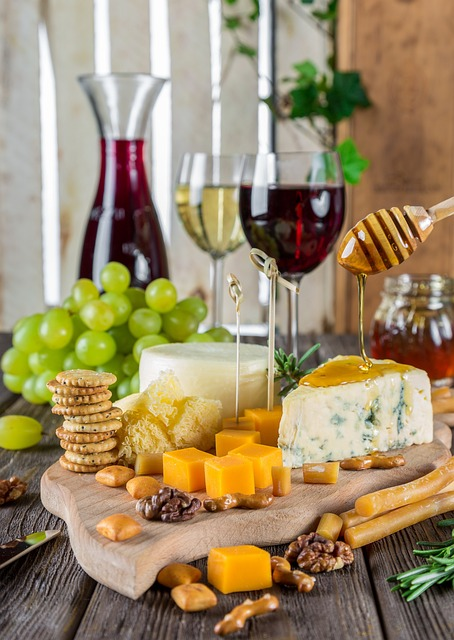
#> input picture data/pictures/cheese.jpg, 454 x 640 px
$ python psnr.py ../../../data/pictures/cheese.jpg ../../../data/pictures/event.jpg
#> lines starting #> are read from the running program, lines starting #| are printed output that depends on the picture
### src/colorization_metrics/utils.py
"""Provides utility functions for various tasks.

This module provides utility functions for working with image files,
    specifically retrieving the names of image files in a directory and ensuring correct
    pairing of files based on their numbering.

Constants:
    IMAGE_EXTENSIONS (tuple[str]): List of supported image file extensions.
    COLOR_SPACES (tuple[str]): List of supported color spaces.
"""

import re
import signal
import sys
from enum import Enum
from pathlib import Path
from types import TracebackType
from typing import Self, TypeVar

import av
import numpy as np
from numpy.typing import NDArray
from skimage.transform import resize

# ------------------------------------------------------------
# CONSTANTS
# ------------------------------------------------------------

COLOR_IMAGE_SHAPE = 3
"""Shape of a NumPy array of a color image."""
COLOR_IMAGE_CHANNELS = 3
"""Channel number of a NumPy array of a color image."""
RANDOM_SEED = 1984
"""Seed used for random."""
METRICS_MODELS_DIR = Path("results") / "metrics_model"
"""Directory where metrics models are saved for later use."""


# ------------------------------------------------------------
# CLASSES
# ------------------------------------------------------------


class InterruptSignalHandler:
    """A context manager for handling interrupt signals (SIGINT, SIGTERM).

    This class captures and handles interrupt signals during a block of code
    execution. It restores the original signal handlers upon exit and ensures
    that any received signal is processed before program termination.

    Attributes:
        signal_received (bool): Flag indicating whether a signal was received.
        original_handlers (dict): Mapping of signals to their original handlers.
    """

    # [43 lines left out: functions __init__, __enter__, __exit__, _handle_signal, not called in this run]


class ColorSpace(Enum):
    """Enumeration representing color spaces for the metrics.

    Attributes:
        RGB: RGB (Red, Green, Blue) color space, commonly used in
            digital imaging.
        LAB: CIELAB color space, designed to be perceptually uniform
            for more accurate color comparisons.
    """

    RGB = "rgb"
    LAB = "lab"

    @classmethod
    def list(cls) -> list[str]:
        """Return a list of supported color spaces.

        Returns:
            A list of color spaces as strings.
        """
        return [space.value for space in cls]


class FormatEnum(Enum):
    """Base class for file format/extension enums."""

    # [24 lines left out: functions list, set, is_valid, from_ext, not called in this run]


class ImageExtension(FormatEnum):
    """Enumeration of supported image file extensions."""

    BMP = "bmp"
    PNG = "png"
    JPG = "jpg"
    JPEG = "jpeg"
    WEBP = "webp"


VideoExtension = Enum(
    "VideoFormat", {fmt.upper(): fmt for fmt in av.formats_available}, type=FormatEnum
)
"""Enumeration of supported video file extensions."""


# ------------------------------------------------------------
# PUBLIC FUNCTIONS
# ------------------------------------------------------------


# [66 lines left out: functions moving_average, extract_frames, get_dir_imgs, not called in this run]


def reshape_same_as(img_to_reshape: NDArray, img_correct_shape: NDArray) -> NDArray:
    """Reshapes the input image to match the shape of another image.

    This function uses bilinear interpolation to give one image the shape of another.

    Args:
        img_to_reshape: The image to be reshaped.
        img_correct_shape: The image whose shape `img_to_reshape` will be matched with.

    Returns:
        The reshaped image.

    Raises:
        ValueError: If `img_to_reshape` and `img_correct_shape` have different
            numbers of dimensions.
    """
    height = img_correct_shape.shape[0]
    width = img_correct_shape.shape[1]
    return resize(img_to_reshape, (height, width), order=1)


# [34 lines left out: function assess_correct_pairing, not called in this run]

### src/colorization_metrics/metrics/psnr.py
"""Compute Peak Signal-to-Noise Ratio (PSNR).

This module use the implementation in scikit-image of PSNR on RGB channels and
    on chrominance channels (a*,b*) in the CIELAB color space.

Usage:
    For an image:
    >>> psnr = compute_psnr_rgb("path_to_colored_image", "path_to_gt_image")
    >>> psnr = compute_psnr_lab("path_to_colored_image", "path_to_gt_image")

    For a video sequence:
    >>> psnr = compute_psnr_dir("path_to_colored_frames_dir", "path_to_gt_frames_dir")

Note:
    The color space options for `compute_psnr_dir` include "rgb" and "lab".
        The PSNR values are indicative of the quality of colorization.
"""

from pathlib import Path

from skimage.color import rgb2lab
from skimage.io import imread
from skimage.metrics import peak_signal_noise_ratio

from colorization_metrics.utils import (
    ColorSpace,
    assess_correct_pairing,
    get_dir_imgs,
    reshape_same_as,
)

# ------------------------------------------------------------
# CONSTANTS
# ------------------------------------------------------------

AB_DATA_RANGE = 255
"""Data range for the a*b* chrominance channels in the CIELAB color space.

This value represents the possible range of values for the a* and b* channels
in the CIELAB color space, typically spanning from -100 to 100.
It is used when calculating the PSNR (Peak Signal-to-Noise Ratio) on
these channels, ensuring proper scaling of the error metric.
"""

# ------------------------------------------------------------
# PUBLIC FUNCTIONS
# ------------------------------------------------------------


# [74 lines left out: functions compute_psnr, compute_psnr_dir, not called in this run]


# ------------------------------------------------------------
# PRIVATE FUNCTIONS
# ------------------------------------------------------------


def _compute_psnr_rgb(colored_img: str | Path, gt_img: str | Path) -> float:
    """Compute the PSNR on the three RGB channels.

    It computes the Equation 1 of our article with the MSE described in the Equation 2.

    Args:
        colored_img: Path to the colorized image.
        gt_img: Path to the ground truth image.

    Returns:
        The mean PSNR on the RGB channels.
    """
#> called with colored_img = '../../../data/pictures/cheese.jpg', gt_img = '../../../data/pictures/event.jpg'
    img_color = imread(colored_img)
#> img_color is the input picture: shape (640, 454, 3); mean R, G, B 157.2, 138.5, 104.6
    img_gt = imread(gt_img)
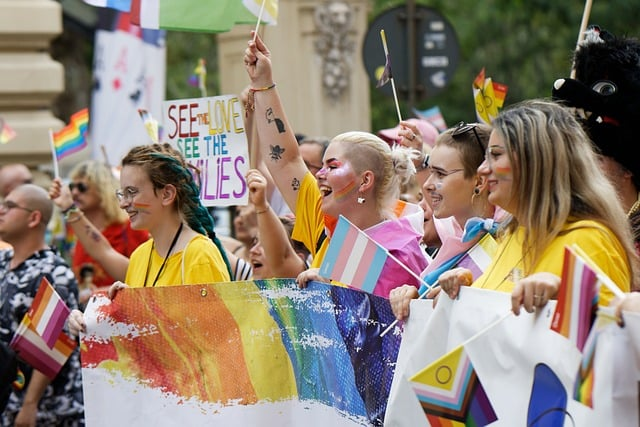
#> input picture data/pictures/event.jpg, 640 x 427 px
#> img_gt is the input picture: shape (427, 640, 3); mean R, G, B 144.9, 129.7, 114.3
    if img_color.shape != img_gt.shape:
        img_color = reshape_same_as(img_color, img_gt)
#> in reshape_same_as, `return resize(img_to_reshape, (height, width), order=1)`:
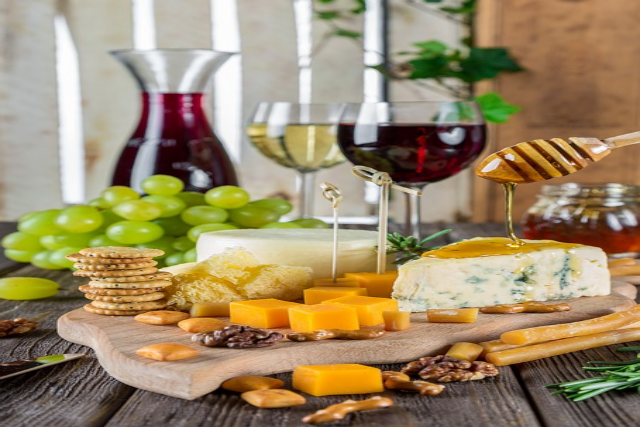
#> returned value: shape (427, 640, 3) float64; mean of channels 0, 1, 2 0.617, 0.543, 0.41; drawn as R, G, B
    # Computes Equation 1
    return peak_signal_noise_ratio(img_gt, img_color)


# [22 lines left out: function _compute_psnr_lab, not called in this run]


# ------------------------------------------------------------
# SCRIPT
# ------------------------------------------------------------

if __name__ == "__main__":
    import argparse

    parser = argparse.ArgumentParser(description="Compute the PSNR for an image.")
    parser.add_argument("image_path", type=str, help="Path to the image file.")
    parser.add_argument("reference_path", type=str, help="Path to the reference file.")
    parser.add_argument(
        "-cs",
        "--color_space",
        default=ColorSpace.RGB.value,
        choices=ColorSpace.list(),
        type=str,
        help="Color space in which to compute the PSNR (default : %(default)s).",
    )

    args = parser.parse_args()
    match args.color_space:
        case ColorSpace.RGB.value:
            print(_compute_psnr_rgb(args.image_path, args.reference_path))  # noqa: T201
        case ColorSpace.LAB.value:
            print(_compute_psnr_lab(args.image_path, args.reference_path))  # noqa: T201
